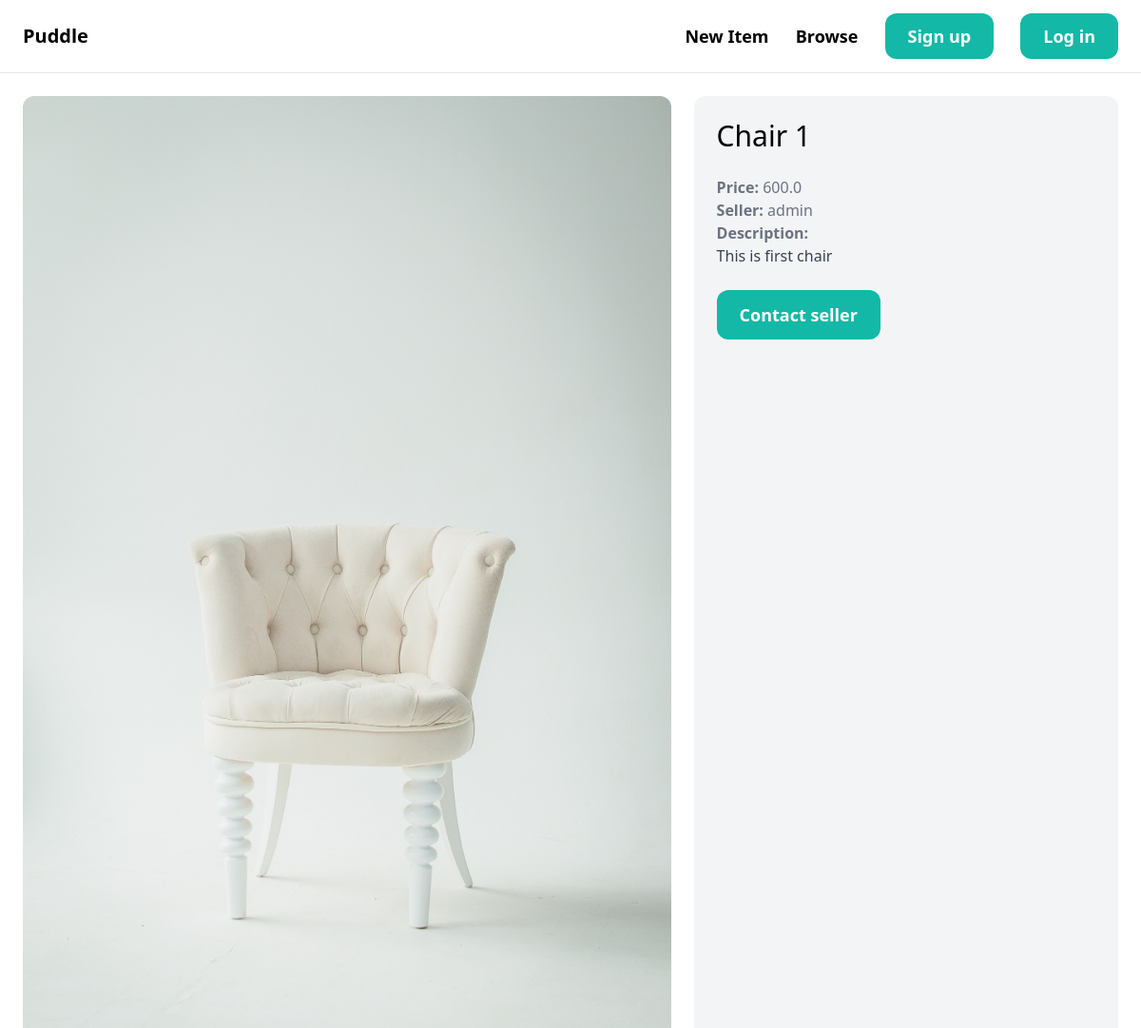
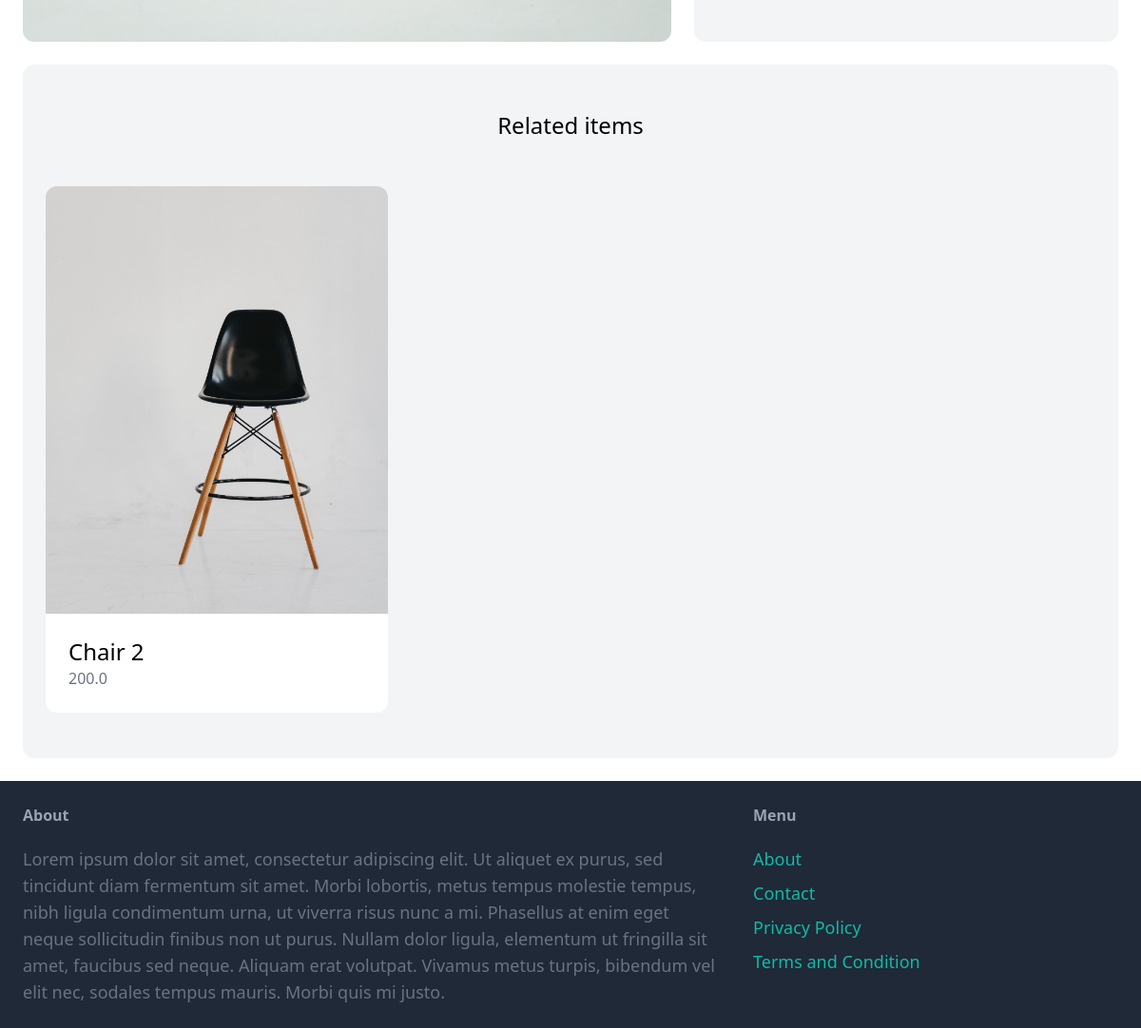
Screenshot of /items/2/ with the database file from the repository (2 pictures, top to bottom).
### item/models.py (models this page shows, shortened)
class Item(models.Model):
    category = models.ForeignKey(Category, related_name="items", on_delete=models.CASCADE)
    name = models.CharField(max_length=255)
    description = models.TextField(blank=True, null=True)
    price = models.FloatField()
    image = models.ImageField(upload_to="item_images", blank=True, null=True)
    is_sold = models.BooleanField(default=False)
    created_by = models.ForeignKey(User, related_name="items", on_delete=models.CASCADE)
    created_at = models.DateTimeField(auto_now_add=True)
    class Meta:
        verbose_name = "Item"
        verbose_name_plural = "Items"
        ordering = ('name',)

### item/views.py (the view)
# urls.py: path("<int:pk>/", views.conversation_detail, name="detail"),
def detail(request, pk):
    item = get_object_or_404(Item, pk=pk)
    related_items = Item.objects.filter(category=item.category).exclude(pk=item.pk)[0:3]
    return render(request, 'item/detail.html', {
        'item': item,
        'related_items': related_items,
    })

### item/templates/item/detail.html (shortened to what this page needs)
{% extends "core/base.html" %}
{% block content %}
<div class="grid grid-cols-5 gap-6">
    <div class="col-span-3">
        <img src="{{ item.image.url }}" class="rounded-xl">
    </div>
    <div class="col-span-2 p-6 bg-gray-100 rounded-xl">
        <h1 class="mb-6 text-3xl">{{ item.name }}</h1>
        <p class="text-gray-500"><strong>Price: </strong>{{ item.price }}</p>
        <p class="text-gray-500"><strong>Seller: </strong>{{ item.created_by.username }}</p>
        {% if item.description %}
            <p class="text-gray-700">
                <strong class="text-gray-500">Description:</strong><br>
                {{ item.description }}
            </p>
        {% endif %}
        {% if request.user == item.created_by %}
            <div class="mt-6 p-6 bg-white rounded-xl">
                <p>This is your item</p>
                <a href="{% url 'item:edit' item.id %}" class="inline-block mt-6 px-6 py-3 text-lg font-semibold bg-teal-500 text-white rounded-xl">Edit</a>
                <a href="{% url 'item:delete' item.id %}" class="inline-block mt-6 px-6 py-3 text-lg font-semibold bg-red-500 text-white rounded-xl">Delete</a>
            </div>
        {% else %}
            <a href="{% url 'conversation:new' item.id %}" class="inline-block mt-6 px-6 py-3 text-lg font-semibold bg-teal-500 text-white rounded-xl hover:bg-teal-700">Contact seller</a>
        {% endif %}
    </div>
</div>
<div class="mt-6 px-6 py-12 bg-gray-100 rounded-xl">
    <h2 class="mb-12 text-2xl text-center">
        Related items
    </h2>
    <div class="grid grid-cols-3 gap-3">
        {% for item in related_items %}
        <div>
            <a href="{% url 'item:detail' item.id %}">
                <div>
                    <img src="{{ item.image.url }}" alt="{{ item.name }}" class=" rounded-t-xl">
                </div>
                <div class="p-6 bg-white rounded-b-xl">
                    <h2 class="text-2xl">{{ item.name }}</h2>
                    <p class="text-gray-500">{{ item.price }}</p>
                </div>
            </a>
        </div>
        {% endfor %}
    </div>
</div>
{% endblock %}

### rows the page displays
Item: image (picture), name "Chair 1", price "600.0", created_by.username "admin", description "This is first chair"
Item: image (picture), name "Chair 2", price "200.0"
